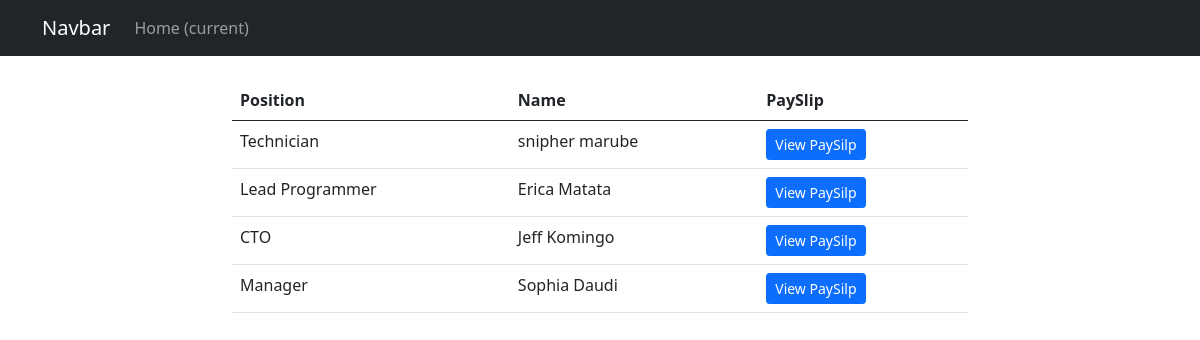
The page / on the database its author committed.
### dashboard/models.py (models this page shows, shortened)
class Staff(models.Model):
    first_name = models.CharField(max_length=100)
    last_name = models.CharField(max_length=100)
    email = models.EmailField()
    hours = models.PositiveIntegerField(default=0)
    grade_status = models.ForeignKey(Grade, on_delete=models.CASCADE)
    gross_salary = models.PositiveIntegerField(default=0)

class Grade(models.Model):
    POSITION_CHOICES = (
        ('Technician', 'Technician'),
        ('Lead Programmer', 'Lead Programmer'),
        ('CTO', 'CTO'),
        ('Manager', 'manager')
    )
    position = models.CharField(max_length=255, choices=POSITION_CHOICES)
    basic_salary = models.PositiveIntegerField(default=0)

### dashboard/views.py (the view)
# urls.py: path('', include('dashboard.urls')),
def dashboard(request):
    staff = Staff.objects.all()
    context = {
        'staff': staff
    }
    return render(request, 'dashboard/dashboard.html', context)

### templates/dashboard/dashboard.html (shortened to what this page needs)
{% extends 'base.html' %}
{% block content %}
    <div class="container">
        <div class="row mt-4">
            <div class="col-md-8 offset-md-2">
                <table class="table table-hover">
                    <thead>
                    <tr>
                        <th scope="col">Position</th>
                        <th scope="col">Name</th>
                        <th scope="col">PaySlip</th>
                    </tr>
                    </thead>
                    <tbody>
                    {% for staff in staff %}
                        <tr>
                            <td>{{ staff.grade_status.position }}</td>
                            <td><span>{{ staff.first_name }}</span> <span>{{ staff.last_name}}</span></td>
                            <td> <a class="btn btn-primary btn-sm" href="{% url 'payslip' staff.id %}">View PaySilp</a></td>
                        </tr>
                    {% endfor %}
                    </tbody>
                </table>
            </div>
        </div>
    </div>
{% endblock %}

### templates/base.html (shortened to what this page needs)
<!DOCTYPE html>
<html lang="en">
<head>
    <link href="https://cdn.jsdelivr.net/npm/bootstrap@5.0.2/dist/css/bootstrap.min.css" rel="stylesheet"
>
</head>
<body>
    {% include 'includes/navbar.html' %}
    {% block content %}{% endblock %}
</body>
</html>

### templates/includes/navbar.html (shortened to what this page needs)
<nav class="navbar navbar-expand-lg navbar-dark bg-dark">
    <div class="container">
        <a class="navbar-brand" href="{% url 'dashboard' %}">Navbar</a>
        <div class="collapse navbar-collapse" id="navbarSupportedContent">
            <ul class="navbar-nav mr-auto">
                <li class="nav-item active">
                    <a class="nav-link" href="{% url 'dashboard' %}">Home <span class="sr-only">(current)</span></a>
                </li>
            </ul>
        </div>
    </div>
</nav>

### rows shown on the page
Staff: grade_status.position "Technician", first_name "snipher", last_name "marube"
Staff: grade_status.position "Lead Programmer", first_name "Erica", last_name "Matata"
Staff: grade_status.position "CTO", first_name "Jeff", last_name "Komingo"
Staff: grade_status.position "Manager", first_name "Sophia", last_name "Daudi"
